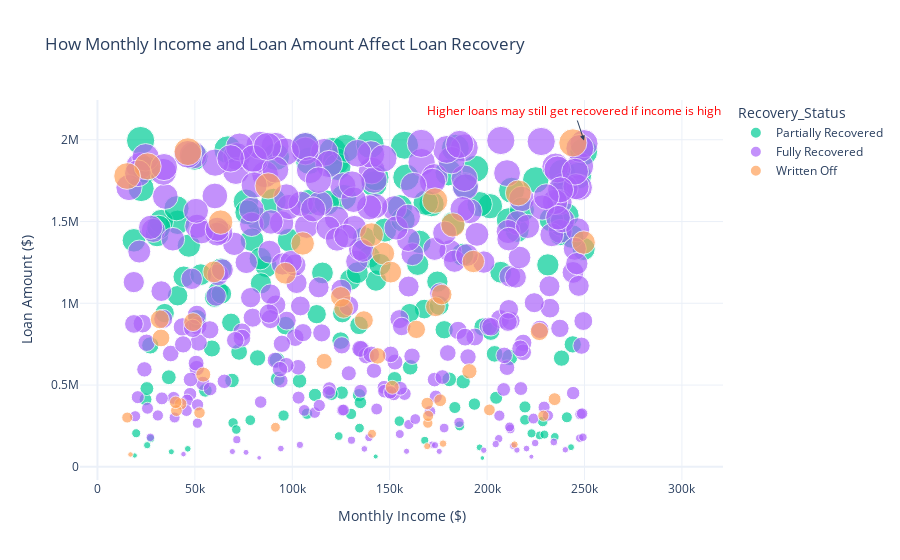

This figure's notebook cell:
### Code cell
fig = px.scatter(df, x='Monthly_Income', y='Loan_Amount',
                 color='Recovery_Status', size='Loan_Amount',
                 hover_data={'Monthly_Income': True, 'Loan_Amount': True, 'Recovery_Status': True},
                 title="How Monthly Income and Loan Amount Affect Loan Recovery",
                 labels={"Monthly_Income": "Monthly Income ($)", "Loan_Amount": "Loan Amount ($)"},
                 color_discrete_map={"Recovered": "green", "Not Recovered": "red"})

fig.add_annotation(
    x=max(df['Monthly_Income']), y=max(df['Loan_Amount']),
    text="Higher loans may still get recovered if income is high",
    showarrow=True,
    arrowhead=2,
    font=dict(size=12, color="red")
)

fig.update_layout(
    xaxis_title="Monthly Income ($)",
    yaxis_title="Loan Amount ($)",
    template="plotly_white"
)

fig.show()

### Figure 1 — Plotly figure (JSON) as saved in the notebook; plotly's stock layout.template omitted (floating-point values rounded to 4 significant figures; data arrays with more than 128 entries replaced by an {"elided": "..."} marker saying what was removed)
{"data": [{"customdata": {"elided": "154x1 str values"}, "hovertemplate": "Recovery_Status=%{customdata[0]}<br>Monthly Income ($)=%{x}<br>Loan Amount ($)=%{marker.size}<extra></extra>", "legendgroup": "Partially Recovered", "marker": {"color": "#00cc96", "size": {"elided": "154 int values"}, "sizemode": "area", "sizeref": 4988.0, "symbol": "circle"}, "mode": "markers", "name": "Partially Recovered", "orientation": "v", "showlegend": true, "type": "scatter", "x": {"elided": "154 int values"}, "xaxis": "x", "y": {"elided": "154 int values"}, "yaxis": "y"}, {"customdata": {"elided": "296x1 str values"}, "hovertemplate": "Recovery_Status=%{customdata[0]}<br>Monthly Income ($)=%{x}<br>Loan Amount ($)=%{marker.size}<extra></extra>", "legendgroup": "Fully Recovered", "marker": {"color": "#ab63fa", "size": {"elided": "296 int values"}, "sizemode": "area", "sizeref": 4988.0, "symbol": "circle"}, "mode": "markers", "name": "Fully Recovered", "orientation": "v", "showlegend": true, "type": "scatter", "x": {"elided": "296 int values"}, "xaxis": "x", "y": {"elided": "296 int values"}, "yaxis": "y"}, {"customdata": [["Written Off"], ["Written Off"], ["Written Off"], ["Written Off"], ["Written Off"], ["Written Off"], ["Written Off"], ["Written Off"], ["Written Off"], ["Written Off"], ["Written Off"], ["Written Off"], ["Written Off"], ["Written Off"], ["Written Off"], ["Written Off"], ["Written Off"], ["Written Off"], ["Written Off"], ["Written Off"], ["Written Off"], ["Written Off"], ["Written Off"], ["Written Off"], ["Written Off"], ["Written Off"], ["Written Off"], ["Written Off"], ["Written Off"], ["Written Off"], ["Written Off"], ["Written Off"], ["Written Off"], ["Written Off"], ["Written Off"], ["Written Off"], ["Written Off"], ["Written Off"], ["Written Off"], ["Written Off"], ["Written Off"], ["Written Off"], ["Written Off"], ["Written Off"], ["Written Off"], ["Written Off"], ["Written Off"], ["Written Off"], ["Written Off"], ["Written Off"]], "hovertemplate": "Recovery_Status=%{customdata[0]}<br>Monthly Income ($)=%{x}<br>Loan Amount ($)=%{marker.size}<extra></extra>", "legendgroup": "Written Off", "marker": {"color": "#FFA15A", "size": [1980750, 896574, 1192102, 242029, 267583, 413898, 1304352, 301514, 978660, 1371448, 407246, 75675, 312318, 1190844, 387369, 1053346, 644821, 1627850, 384971, 142036, 1040029, 343946, 1674777, 564265, 678380, 1255565, 1479210, 126361, 1717740, 827567, 311445, 330833, 1927145, 884874, 788096, 902050, 840449, 968638, 202353, 1837040, 136346, 1419391, 486542, 584391, 1778106, 1183754, 1496250, 347986, 1365823, 394866], "sizemode": "area", "sizeref": 4988.0, "symbol": "circle"}, "mode": "markers", "name": "Written Off", "orientation": "v", "showlegend": true, "type": "scatter", "x": [244027, 136750, 59738, 91367, 169571, 234648, 146691, 15281, 173492, 249554, 175928, 16969, 228883, 150542, 169268, 176731, 116376, 173280, 42723, 177396, 124834, 40537, 216039, 54310, 143803, 192953, 182450, 169243, 87588, 226830, 169741, 52384, 46401, 49084, 32633, 32014, 163697, 126335, 140926, 25756, 214083, 140703, 151321, 190915, 15207, 96437, 63231, 201186, 105373, 40169], "xaxis": "x", "y": [1980750, 896574, 1192102, 242029, 267583, 413898, 1304352, 301514, 978660, 1371448, 407246, 75675, 312318, 1190844, 387369, 1053346, 644821, 1627850, 384971, 142036, 1040029, 343946, 1674777, 564265, 678380, 1255565, 1479210, 126361, 1717740, 827567, 311445, 330833, 1927145, 884874, 788096, 902050, 840449, 968638, 202353, 1837040, 136346, 1419391, 486542, 584391, 1778106, 1183754, 1496250, 347986, 1365823, 394866], "yaxis": "y"}], "layout": {"annotations": [{"arrowhead": 2, "font": {"color": "red", "size": 12}, "showarrow": true, "text": "Higher loans may still get recovered if income is high", "x": 249746, "y": 1995325}], "autosize": true, "legend": {"itemsizing": "constant", "title": {"text": "Recovery_Status"}, "tracegroupgap": 0}, "title": {"text": "How Monthly Income and Loan Amount Affect Loan Recovery"}, "xaxis": {"anchor": "y", "autorange": true, "domain": [0, 1], "range": [-19440.0, 393000.0], "title": {"text": "Monthly Income ($)"}, "type": "linear"}, "yaxis": {"anchor": "x", "autorange": true, "domain": [0, 1], "range": [-127100.0, 2592000.0], "title": {"text": "Loan Amount ($)"}, "type": "linear"}}}
